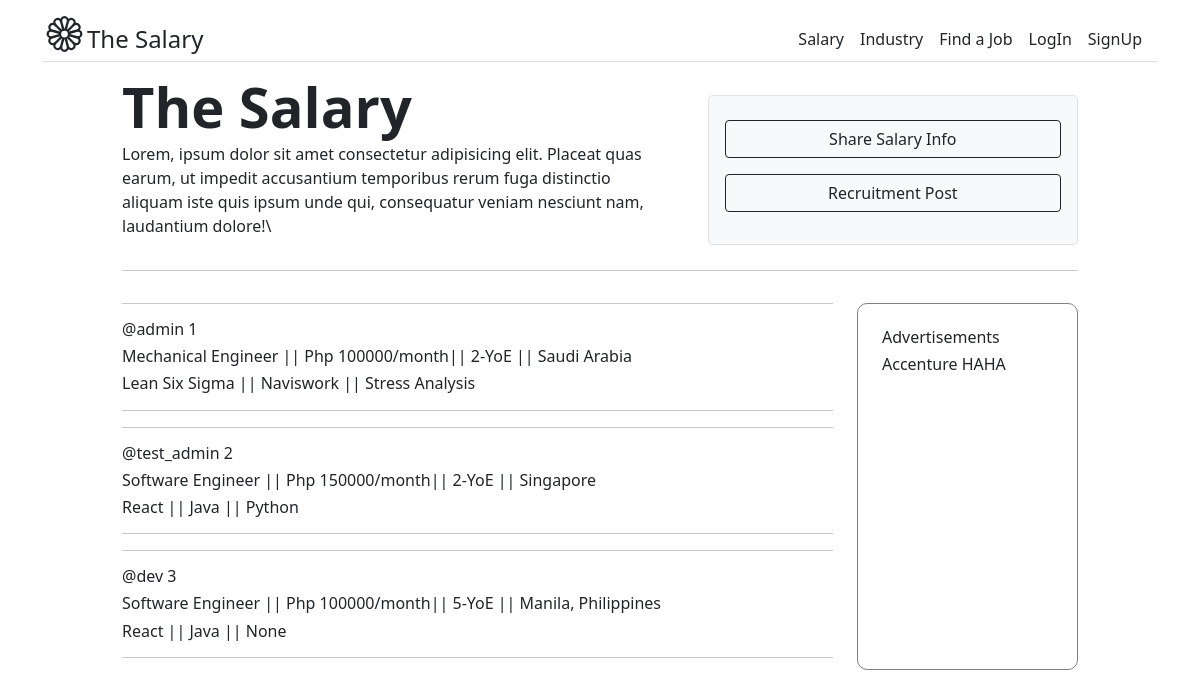
Page /salary/home/ on the committed database.
### account/models.py (models this page shows, shortened)
class UserProfile(models.Model):
    position                    = models.CharField(max_length=50, null=False, blank=False)
    yoe                         = models.PositiveSmallIntegerField(null=False, blank=False)
    tool_1                      = models.CharField(max_length=20, null=False, blank=False)
    tool_2                      = models.CharField(max_length=20, null=True, blank=True)
    tool_3                      = models.CharField(max_length=20, null=True, blank=True)
    salary                      = models.PositiveIntegerField(null=False, blank=False)
    location                    = models.CharField(max_length=50, null=False, blank=False)
    industry                    = models.ForeignKey(Industry, on_delete=models.CASCADE)
    user                        = models.OneToOneField(CustomUser, on_delete=models.CASCADE)
    created                     = models.DateTimeField(auto_now_add=True)
    updated                     = models.DateTimeField(auto_now=True)
    class Meta:
        verbose_name            = 'Salary Info'
        verbose_name_plural     = 'Salary Info'

class CustomUser(AbstractBaseUser, PermissionsMixin):
    email           = models.EmailField(_('Email Address'), unique=True)
    username        = models.CharField(max_length=15, unique=True, blank=True, null=True)
    first_name      = models.CharField(max_length=20)
    last_name       = models.CharField(max_length=20)
    birthday        = models.DateField(null=True, blank=True)
    is_active       = models.BooleanField(default=True)
    is_staff        = models.BooleanField(default=False)
    is_superuser    = models.BooleanField(default=False)
    date_created    = models.DateTimeField(auto_now_add=True)
    USERNAME_FIELD  = 'email'
    REQUIRED_FIELDS = ['username', 'first_name', 'last_name']
    objects = CustomUserManager()
    class Meta:
        verbose_name            = 'Account'
        verbose_name_plural     = 'Accounts'

### salary/views.py (the view)
# urls.py: path('home/', HomePageView.as_view(), name='home_page'),
class HomePageView(ListView):                                                            # retrieve all
    template_name = 'home.html'
    context_object_name = 'list'
    queryset = UserProfile.objects.all()
    def get_context_data(self, **kwargs):
        id_list = UserProfile.objects.values('id')
        print(id_list)
        query = {'id':self.request.user.id}
        context = super().get_context_data(**kwargs)
        context['id_list'] = id_list
        context['query'] = query
        return context

### templates/home.html (shortened to what this page needs)
{% extends 'base.html' %}
{% block content %}
<div class="container col-xl-10 col-xxl-8">
  <div class="row align-items-center g-lg-5">
    <div class="col-lg-7 text-center text-lg-start">
      <h1 class="display-4 fw-bold lh-1">The Salary</h1>
      <p>Lorem, ipsum dolor sit amet consectetur adipisicing elit. Placeat quas earum, ut impedit
        accusantium temporibus rerum fuga distinctio aliquam iste quis ipsum unde qui, consequatur veniam nesciunt nam,
        laudantium dolore!\</p>
    </div>
    {% if user.is_authenticated %}
      {% if query in id_list %}
      <div class="col-md-10 mx-auto col-lg-5 text-center">
        <div class="p-4 p-md-3 mt-2" style="background-color: white; border: solid grey 1px; border-radius: 5px;">
          <h6>@{{request.user.username}}</h6>
          <h6>{{request.user.userprofile.position}} || {{request.user.userprofile.yoe}} ||
            {{request.user.userprofile.location}}</h6>
          <h6>{{request.user.userprofile.tool_1}} || {{request.user.userprofile.tool_2}} ||
            {{request.user.userprofile.tool_3}}</h6>
        </div>
      </div>
      {% else %}
      <div class="col-md-10 mx-auto col-lg-5 text-center">
        <div class="p-4 p-md-3 mt-2 border rounded-3 bg-light">
          <div class="mb-3 mt-2">
            <a class="w-100 btn btn-md btn-outline-dark" href="{% url 'account:userprofile_create' %}">Share Salary Info</a>
          </div>
          <div class="mb-3">
            <button class="w-100 btn btn-md btn-outline-dark">Recruitment Post</button>
          </div>
        </div>
      </div>
      {% endif %}
    {% else %}
    <div class="col-md-10 mx-auto col-lg-5 text-center">
      <div class="p-4 p-md-3 mt-2 border rounded-3 bg-light">
        <div class="mb-3 mt-2">
          <a class="w-100 btn btn-md btn-outline-dark" href="{% url 'account:user_login' %}">Share Salary Info</a>
        </div>
        <div class="mb-3">
          <button class="w-100 btn btn-md btn-outline-dark">Recruitment Post</button>
        </div>
      </div>
    </div>
    {% endif %}
  </div>
  <div>
    <hr>
  </div>
  <div class="row">
    <div class="col-lg-9">
      {% for item in list %}
      <div>
        <hr>
        <a href="{% url 'salary:salary_post_detail' item.id %}" class="text-decoration-none text-dark">
          <h6>@{{item.user.username}}  {{item.user.id}}</h6>
        </a>
        <h6>{{item.position}} || Php {{item.salary}}/month|| {{item.yoe}}-YoE || {{item.location}}</h6>
        <h6>{{item.tool_1}} || {{item.tool_2}} || {{item.tool_3}}</h6>
        <hr>
      </div>
      {% endfor %}
    </div>
    <div class="contaier col-lg-3">
      <div class="p-4 mt-3" style="background-color: white; border: solid grey 1px; border-radius: 10px; height: 95%;">
        <h6>Advertisements</h6>
        <h6>Accenture HAHA</h6>
      </div>
    </div>
  </div>
</div>
{% endblock %}

### rows in the picture
UserProfile: user.username "admin", user.id "1", position "Mechanical Engineer", salary "100000", yoe "2", location "Saudi Arabia", tool_1 "Lean Six Sigma", tool_2 "Naviswork", tool_3 "Stress Analysis"
UserProfile: user.username "test_admin", user.id "2", position "Software Engineer", salary "150000", yoe "2", location "Singapore", tool_1 "React", tool_2 "Java", tool_3 "Python"
UserProfile: user.username "dev", user.id "3", position "Software Engineer", salary "100000", yoe "5", location "Manila, Philippines", tool_1 "React", tool_2 "Java", tool_3 "None"
